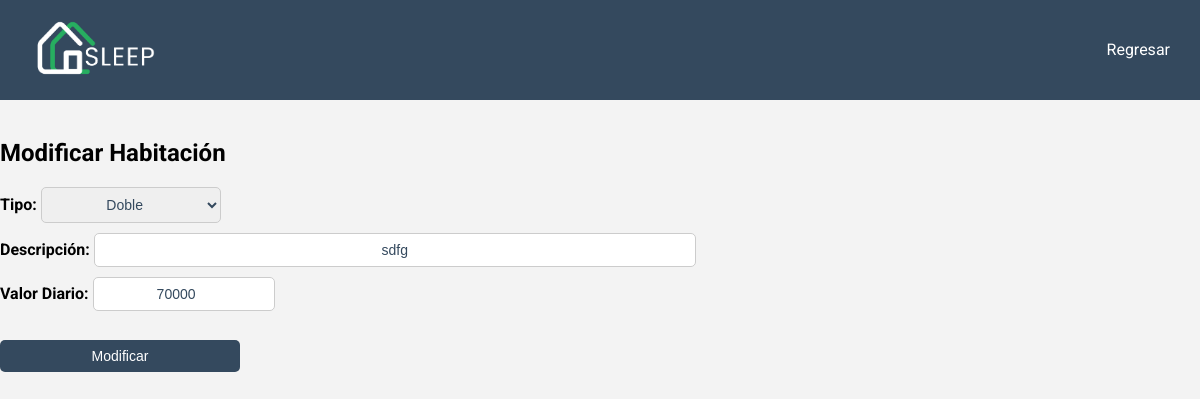
The page /pages/modificar_habitacion.php?numero=2 on the database its author committed.
### tables this page shows
CREATE TABLE `habitaciones` (
  `numero` int(11) NOT NULL,
  `tipo` varchar(15) NOT NULL,
  `estado` tinyint(1) NOT NULL,
  `descripcion` varchar(50) NOT NULL,
  `valor_diario` decimal(10,0) NOT NULL
);

### pages/modificar_habitacion.php (the view, shortened to what this page needs)
<?php
include '../conections/conection.php';
if (isset($_GET['numero'])) {
    $numeroHabitacion = $_GET['numero'];
    $sql = "SELECT * FROM habitaciones WHERE numero = '$numeroHabitacion'";
    $result = $conn->query($sql);
    if ($result->num_rows == 1) {
        $row = $result->fetch_assoc();
        $tipo = $row['tipo'];
        $descripcion = $row['descripcion'];
        $valor_diario = $row['valor_diario'];
    } else {
        echo "Habitación no encontrada.";
        exit();
    }
} else {
    echo "Número de habitación no proporcionado.";
    exit();
}
?>
<!DOCTYPE html>
<html lang="en">
<head>
    <link rel="stylesheet" href="../assets/css/modificar_habitacion.css">
</head>
<body>
    <header>
        <div id="logo">
            <img src="../assets/img/logoclaro.png" alt="Logo del Hotel" width="135px" height="70px">
        </div>
        <nav>
            <ul class="ul-encabezados">
                <li><a href="panel_gestor.php">Regresar</a></li>
            </ul>
        </nav>
    </header>
    <br>
    <h2>Modificar Habitación</h2>
    <div>
        <form method="post">
            <label for="tipo">Tipo:</label>
            <select id="tipo" name="tipo" required>
                <option value="Doble" <?php if ($tipo === 'Doble') echo 'selected'; ?>>Doble</option>
            </select>
            <br>
            <label for="descripcion">Descripción:</label>
            <input type="text" id="descripcion" name="descripcion" value="<?php echo $descripcion; ?>" required>
            <br>
            <label for="valor_diario">Valor Diario:</label>
            <input type="number" id="valor_diario" name="valor_diario" value="<?php echo $valor_diario; ?>" required>
            <br>
            <br>
            <button type="submit">Modificar</button>
        </form>
    </div>
</body>
</html>

### assets/css/modificar_habitacion.css (style rules this page uses)
body { font-family: 'Roboto', sans-serif; margin: 0; padding: 0; background-color: #f3f3f3; }
header { background-color: #34495e; color: white; padding: 10px; display: flex; justify-content: space-between; align-items: center; }
#logo { margin-left: 20px; }
#logo img { max-width: 100%; height: auto; }
ul.ul-encabezados { list-style-type: none; padding: 0; }
ul.ul-encabezados li { display: inline; margin-right: 20px; }
ul.ul-encabezados a { text-decoration: none; color: white; }
label { font-weight: bold; margin-bottom: 5px; }
input[type="date"], select { padding: 8px 0px 8px 0px; margin-bottom: 10px; border: 1px solid #ccc; border-radius: 5px; font-size: 14px; transition: border-color 0.3s ease-in-out; color: #34495e; width: 10%; }
input[type="text"], select { text-align: center; padding: 8px 0px 8px 0px; margin-bottom: 10px; border: 1px solid #ccc; border-radius: 5px; font-size: 14px; transition: border-color 0.3s ease-in-out; color: #34495e; width: 50%; }
input[type="number"], select { text-align: center; padding: 8px 0px 8px 0px; margin-bottom: 10px; border: 1px solid #ccc; border-radius: 5px; font-size: 14px; transition: border-color 0.3s ease-in-out; color: #34495e; width: 15%; }
button[type="submit"] { background-color: #34495e; color: white; border: none; padding: 8px 0px 8px 0px; border-radius: 5px; cursor: pointer; font-size: 14px; transition: background-color 0.3s ease-in-out; width: 20%; }

### rows shown on the page
habitaciones: tipo "Doble", descripcion "sdfg", valor_diario "70000"
